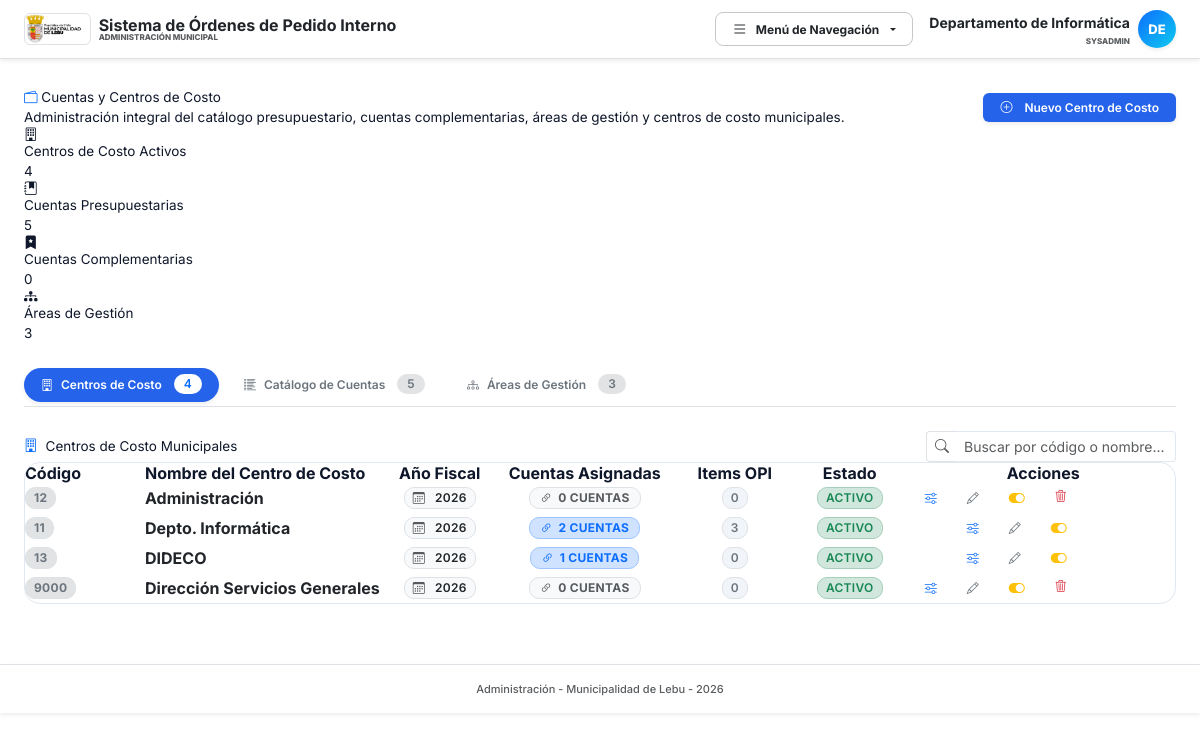
Page /cuentas_centros_costo.php?tab=centros (signed in) on the committed database.
### tables this page shows
CREATE TABLE `centros_costo` (
  `id` int NOT NULL AUTO_INCREMENT,
  `codigo_cuenta` varchar(50) NOT NULL,
  `nombre` varchar(150) NOT NULL,
  `anio_fiscal` int NOT NULL DEFAULT 2026,
  `activo` tinyint(1) DEFAULT '1',
  PRIMARY KEY (`id`)
);

### cuentas_centros_costo_controller.php (called while the page is built, shortened)
<?php
require_once __DIR__ . '/config.php';
$tab = $_GET['tab'] ?? 'centros';
$kpi_centros = $pdo->query("SELECT COUNT(*) FROM centros_costo WHERE activo = 1")->fetchColumn();
$kpi_cuentas_presup = $pdo->query("SELECT COUNT(*) FROM cuentas_maestras WHERE activo = 1 AND (tipo_cuenta = 'PRESUPUESTARIA' OR tipo_cuenta IS NULL)")->fetchColumn();
$kpi_cuentas_complem = $pdo->query("SELECT COUNT(*) FROM cuentas_maestras WHERE activo = 1 AND tipo_cuenta = 'COMPLEMENTARIA'")->fetchColumn();
$kpi_areas = $pdo->query("SELECT COUNT(*) FROM areas_gestion WHERE activo = 1")->fetchColumn();
$centros = $pdo->query("
    SELECT cc.*,
           COUNT(DISTINCT pa.id) as total_cuentas_asig,
           (SELECT COUNT(DISTINCT ei.id)
            FROM presupuestos_asignados pa2
            JOIN expedientes_items ei ON ei.presupuesto_asignado_id = pa2.id
            WHERE pa2.centro_costo_id = cc.id) as total_items_compra
    FROM centros_costo cc
    LEFT JOIN presupuestos_asignados pa ON pa.centro_costo_id = cc.id
    GROUP BY cc.id
    ORDER BY cc.anio_fiscal DESC, cc.nombre ASC
")->fetchAll();
$cuentas = $pdo->query("
    SELECT cm.*,
           COALESCE(cm.tipo_cuenta, 'PRESUPUESTARIA') as tipo_cuenta,
           COUNT(DISTINCT pa.centro_costo_id) as total_centros_asig,
           (SELECT COUNT(DISTINCT ei.id)
            FROM presupuestos_asignados pa2
            JOIN expedientes_items ei ON ei.presupuesto_asignado_id = pa2.id
            WHERE pa2.cuenta_maestra_id = cm.id) as total_items_compra
    FROM cuentas_maestras cm
    LEFT JOIN presupuestos_asignados pa ON pa.cuenta_maestra_id = cm.id
    GROUP BY cm.id
    ORDER BY cm.codigo ASC
")->fetchAll();
$areas = $pdo->query("
    SELECT ag.*,
           COUNT(DISTINCT pa.id) as total_asignaciones,
           (SELECT COUNT(DISTINCT ei.id)
            FROM presupuestos_asignados pa2
            JOIN expedientes_items ei ON ei.presupuesto_asignado_id = pa2.id
            WHERE pa2.area_gestion_id = ag.id) as total_items_compra
    FROM areas_gestion ag
    LEFT JOIN presupuestos_asignados pa ON pa.area_gestion_id = ag.id
    GROUP BY ag.id
    ORDER BY ag.codigo ASC
")->fetchAll();

### cuentas_centros_costo.php (the view, shortened to what this page needs)
<?php
require_once __DIR__ . '/cuentas_centros_costo_controller.php';
include __DIR__ . '/head.php';
?>
<body class="bg-body">
    <?php include __DIR__ . '/nav.php'; ?>
    <div class="saas-container">
        <div class="module-header d-flex flex-wrap justify-content-between align-items-center gap-3">
            <div>
                <div class="module-title">
                    <i class="bi bi-wallet2 text-primary"></i>
                    Cuentas y Centros de Costo
                </div>
                <div class="module-subtitle">
                    Administración integral del catálogo presupuestario, cuentas complementarias, áreas de gestión y centros de costo municipales.
                </div>
            </div>
            <div class="d-flex align-items-center gap-2">
                <?php if ($tab === 'detalle_centro'): ?>
                    <a href="cuentas_centros_costo.php?tab=centros" class="btn btn-outline-secondary btn-sm px-3">
                        <i class="bi bi-arrow-left me-1"></i> Volver a Centros de Costo
                    </a>
                    <button class="btn btn-primary btn-sm px-3 shadow-sm" data-bs-toggle="modal" data-bs-target="#modalAsignarCuenta">
                        <i class="bi bi-plus-circle me-1"></i> Asignar Cuenta a este Centro
                    </button>
                <?php elseif ($tab === 'cuentas'): ?>
                    <button class="btn btn-primary btn-sm px-3 shadow-sm" onclick="abrirModalCuenta()">
                        <i class="bi bi-plus-circle me-1"></i> Nueva Cuenta Maestra
                    </button>
                <?php elseif ($tab === 'areas'): ?>
                    <button class="btn btn-primary btn-sm px-3 shadow-sm" onclick="abrirModalArea()">
                        <i class="bi bi-plus-circle me-1"></i> Nueva Área de Gestión
                    </button>
                <?php else: ?>
                    <button class="btn btn-primary btn-sm px-3 shadow-sm" onclick="abrirModalCC()">
                        <i class="bi bi-plus-circle me-1"></i> Nuevo Centro de Costo
                    </button>
                <?php endif; ?>
            </div>
        </div>
        <div class="kpi-grid mb-4">
            <div class="kpi-card">
                <div class="kpi-icon primary"><i class="bi bi-building"></i></div>
                <div>
                    <div class="kpi-label">Centros de Costo Activos</div>
                    <div class="kpi-value tabular-nums"><?= number_format($kpi_centros) ?></div>
                </div>
            </div>
            <div class="kpi-card">
                <div class="kpi-icon info"><i class="bi bi-journal-bookmark-fill"></i></div>
                <div>
                    <div class="kpi-label">Cuentas Presupuestarias</div>
                    <div class="kpi-value tabular-nums"><?= number_format($kpi_cuentas_presup) ?></div>
                </div>
            </div>
            <div class="kpi-card">
                <div class="kpi-icon warning"><i class="bi bi-bookmark-star-fill"></i></div>
                <div>
                    <div class="kpi-label">Cuentas Complementarias</div>
                    <div class="kpi-value tabular-nums"><?= number_format($kpi_cuentas_complem) ?></div>
                </div>
            </div>
            <div class="kpi-card">
                <div class="kpi-icon success"><i class="bi bi-diagram-3-fill"></i></div>
                <div>
                    <div class="kpi-label">Áreas de Gestión</div>
                    <div class="kpi-value tabular-nums"><?= number_format($kpi_areas) ?></div>
                </div>
            </div>
        </div>
        <?php if ($tab !== 'detalle_centro'): ?>
            <div class="d-flex align-items-center gap-2 border-bottom mb-4 pb-1">
                <a href="cuentas_centros_costo.php?tab=centros" class="btn btn-sm <?= $tab === 'centros' ? 'btn-primary shadow-sm' : 'btn-ghost text-secondary' ?> rounded-pill px-3 py-1.5 fw-semibold d-flex align-items-center gap-1.5">
                    <i class="bi bi-building"></i> Centros de Costo
                    <span class="badge <?= $tab === 'centros' ? 'bg-white text-primary' : 'bg-secondary-subtle text-secondary' ?> rounded-pill ms-1"><?= count($centros) ?></span>
                </a>
                <a href="cuentas_centros_costo.php?tab=cuentas" class="btn btn-sm <?= $tab === 'cuentas' ? 'btn-primary shadow-sm' : 'btn-ghost text-secondary' ?> rounded-pill px-3 py-1.5 fw-semibold d-flex align-items-center gap-1.5">
                    <i class="bi bi-list-columns-reverse"></i> Catálogo de Cuentas
                    <span class="badge <?= $tab === 'cuentas' ? 'bg-white text-primary' : 'bg-secondary-subtle text-secondary' ?> rounded-pill ms-1"><?= count($cuentas) ?></span>
                </a>
                <a href="cuentas_centros_costo.php?tab=areas" class="btn btn-sm <?= $tab === 'areas' ? 'btn-primary shadow-sm' : 'btn-ghost text-secondary' ?> rounded-pill px-3 py-1.5 fw-semibold d-flex align-items-center gap-1.5">
                    <i class="bi bi-diagram-3"></i> Áreas de Gestión
                    <span class="badge <?= $tab === 'areas' ? 'bg-white text-primary' : 'bg-secondary-subtle text-secondary' ?> rounded-pill ms-1"><?= count($areas) ?></span>
                </a>
            </div>
        <?php endif; ?>
        <?php if ($tab === 'centros'): ?>
            <div class="panel-card">
                <div class="panel-header d-flex flex-wrap justify-content-between align-items-center gap-2">
                    <div class="panel-title d-flex align-items-center gap-2">
                        <i class="bi bi-building text-primary"></i>
                        <span>Centros de Costo Municipales</span>
                    </div>
                    <div class="d-flex align-items-center gap-2">
                        <div class="input-group input-group-sm" style="width: 250px;">
                            <span class="input-group-text bg-white border-end-0 text-muted"><i class="bi bi-search"></i></span>
                            <input type="text" id="filtroCentros" class="form-control border-start-0" placeholder="Buscar por código o nombre...">
                        </div>
                    </div>
                </div>
                <div class="table-responsive">
                    <table class="table-saas align-middle" id="tablaCentros">
                        <thead>
                            <tr>
                                <th style="width: 120px;">Código</th>
                                <th>Nombre del Centro de Costo</th>
                                <th style="width: 120px;" class="text-center">Año Fiscal</th>
                                <th style="width: 170px;" class="text-center">Cuentas Asignadas</th>
                                <th style="width: 130px;" class="text-center">Items OPI</th>
                                <th style="width: 100px;" class="text-center">Estado</th>
                                <th style="width: 180px;" class="text-end">Acciones</th>
                            </tr>
                        </thead>
                        <tbody>
                            <?php if (empty($centros)): ?>
                                <tr>
                                    <td colspan="7" class="p-5 text-center text-muted">
                                        <i class="bi bi-inbox fs-2 text-slate-300 d-block mb-2"></i>
                                        No se han registrado Centros de Costo en el sistema.
                                    </td>
                                </tr>
                            <?php else: ?>
                                <?php foreach ($centros as $c): ?>
                                    <tr class="item-fila <?= $c['activo'] ? '' : 'opacity-75 bg-light' ?>">
                                        <td>
                                            <span class="badge bg-secondary-subtle text-secondary border fw-bold px-2 py-1 tabular-nums">
                                                <?= htmlspecialchars($c['codigo_cuenta']) ?>
                                            </span>
                                        </td>
                                        <td>
                                            <div class="fw-bold text-dark item-nombre"><?= htmlspecialchars($c['nombre']) ?></div>
                                        </td>
                                        <td class="text-center">
                                            <span class="badge bg-light text-dark border px-2 py-1 tabular-nums">
                                                <i class="bi bi-calendar3 me-1 text-muted"></i><?= htmlspecialchars($c['anio_fiscal']) ?>
                                            </span>
                                        </td>
                                        <td class="text-center">
                                            <a href="cuentas_centros_costo.php?tab=detalle_centro&id=<?= $c['id'] ?>" class="badge <?= $c['total_cuentas_asig'] > 0 ? 'bg-primary-subtle text-primary border border-primary-subtle' : 'bg-light text-muted border' ?> px-2.5 py-1.5 text-decoration-none fw-bold" title="Ver matriz presupuestaria">
                                                <i class="bi bi-link-45deg me-0.5"></i> <?= $c['total_cuentas_asig'] ?> Cuentas
                                            </a>
                                        </td>
                                        <td class="text-center tabular-nums text-muted">
                                            <span class="badge bg-slate-100 text-secondary border px-2 py-1">
                                                <?= number_format($c['total_items_compra']) ?>
                                            </span>
                                        </td>
                                        <td class="text-center">
                                            <?php if ($c['activo']): ?>
                                                <span class="badge bg-success-subtle text-success border border-success-subtle px-2 py-1">Activo</span>
                                            <?php else: ?>
                                                <span class="badge bg-secondary-subtle text-secondary border px-2 py-1">Inactivo</span>
                                            <?php endif; ?>
                                        </td>
                                        <td class="text-end">
                                            <div class="d-flex justify-content-end gap-1">
                                                <a href="cuentas_centros_costo.php?tab=detalle_centro&id=<?= $c['id'] ?>" class="btn btn-ghost btn-sm text-primary" title="Gestionar Cuentas del Centro">
                                                    <i class="bi bi-sliders"></i>
                                                </a>
                                                <button class="btn btn-ghost btn-sm text-secondary" title="Editar Centro de Costo" onclick="editarCC(<?= htmlspecialchars(json_encode($c)) ?>)">
                                                    <i class="bi bi-pencil"></i>
                                                </button>
                                                <form method="POST" class="d-inline" onsubmit="return confirm('¿Alternar estado activo/inactivo para este Centro de Costo?');">
                                                    <button type="submit" class="btn btn-ghost btn-sm <?= $c['activo'] ? 'text-warning' : 'text-success' ?>" title="<?= $c['activo'] ? 'Desactivar' : 'Activar' ?>">
                                                        <i class="bi bi-<?= $c['activo'] ? 'toggle-on' : 'toggle-off' ?> fs-6"></i>
                                                    </button>
                                                </form>
                                                <?php if ($c['total_cuentas_asig'] == 0 && $c['total_items_compra'] == 0): ?>
                                                    <form method="POST" class="d-inline" onsubmit="return confirm('¿Eliminar permanentemente este Centro de Costo?');">
                                                        <button type="submit" class="btn btn-ghost btn-sm text-danger" title="Eliminar Centro">
                                                            <i class="bi bi-trash3"></i>
                                                        </button>
                                                    </form>
                                                <?php endif; ?>
                                            </div>
                                        </td>
                                    </tr>
                                <?php endforeach; ?>
                            <?php endif; ?>
                        </tbody>
                    </table>
                </div>
            </div>
        <?php endif; ?>
    </div>
    <?php include __DIR__ . '/footer.php'; ?>
</body>
</html>

### rows in the picture
centros_costo: codigo_cuenta "12", nombre "Administración", anio_fiscal "2026", total_cuentas_asig "0", total_items_compra "0", activo "ACTIVO"
centros_costo: codigo_cuenta "11", nombre "Depto. Informática", anio_fiscal "2026", total_cuentas_asig "2", total_items_compra "3", activo "ACTIVO"
centros_costo: codigo_cuenta "13", nombre "DIDECO", anio_fiscal "2026", total_cuentas_asig "1", total_items_compra "0", activo "ACTIVO"
centros_costo: codigo_cuenta "9000", nombre "Dirección Servicios Generales", anio_fiscal "2026", total_cuentas_asig "0", total_items_compra "0", activo "ACTIVO"

### other values in the picture
$user_name "Departamento de Informática"
$rol === 'SYSADMIN' ? 'SYSADMIN' : $rol "SYSADMIN"
substr($user_name, 0, 2) "DE"
$kpi_centros "4"
$kpi_cuentas_presup "5"
$kpi_cuentas_complem "0"
$kpi_areas "3"
count($centros) "4"
count($cuentas) "5"
count($areas) "3"
